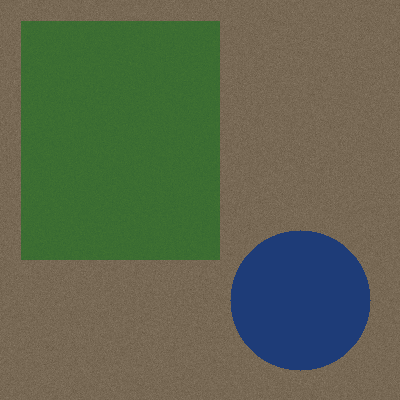
#> input picture sample_images/village_t1_rgb.png, 400 x 400 px
$ python water_detection.py
#> lines starting #> are read from the running program, lines starting #| are printed output that depends on the picture; after the words box and inside, x2 and y2 are one past the last pixel; in counts of white or black regions, pixels touching at a corner belong together
"""
src/water_detection.py
------------------------
GramDarpan - Image Analysis Module: Water Resource Agent

Computes NDWI (Normalized Difference Water Index) from Green + NIR bands
to detect and quantify water body extent (ponds, canals, reservoirs).

    NDWI = (Green - NIR) / (Green + NIR)

NDWI > 0.2 is typically classified as water. This is the standard
remote-sensing technique (McFeeters, 1996) used for satellite-based
water body mapping and level monitoring.

Usage:
    from src.water_detection import analyze_water
    result = analyze_water(rgb_path, nir_path, out_dir)
"""

import numpy as np
from PIL import Image
import matplotlib.pyplot as plt
import os
import json

WATER_THRESHOLD = 0.2


def _load_band(path, as_gray=False):
    img = Image.open(path)
    if as_gray:
        img = img.convert("L")
    return np.array(img).astype(np.float32)


def compute_ndwi(green_band, nir_band):
    denom = (green_band + nir_band)
    denom[denom == 0] = 1e-6
    ndwi = (green_band - nir_band) / denom
    return np.clip(ndwi, -1, 1)


def analyze_water(rgb_path, nir_path, out_dir, label="scene"):
    """
    Full water-body detection pipeline:
      1. Load RGB (for Green band) + NIR band images
      2. Compute NDWI raster
      3. Threshold to get a binary water mask
      4. Estimate water body area (% of frame)
      5. Save visualization
      6. Return structured report
    """
#> called with rgb_path = 'sample_images/village_t1_rgb.png', nir_path = 'sample_images/village_t1_nir.png', out_dir = 'output', label = 'village_t1'
    os.makedirs(out_dir, exist_ok=True)

    rgb = _load_band(rgb_path)
#> in _load_band, img is the input picture: PIL image 400x400 RGB; mean R, G, B 93, 101.7, 77.6
    green_band = rgb[:, :, 1]
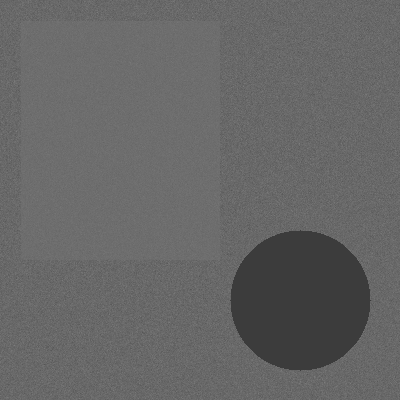
#> green_band: shape (400, 400) float32; min 60, max 125, mean 101.7
    nir_band = _load_band(nir_path, as_gray=True)
#> call 2 of _load_band, with path = 'sample_images/village_t1_nir.png', as_gray = True
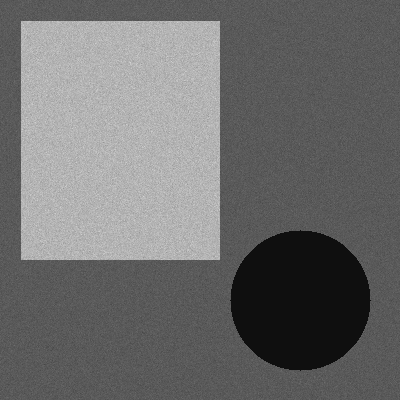
#> input picture sample_images/village_t1_nir.png, 400 x 400 px
#> in _load_band, img is the input picture: PIL image 400x400 L; min 15, max 213, mean 109.1

    ndwi = compute_ndwi(green_band, nir_band)
#> in compute_ndwi, `denom = (green_band + nir_band)`:
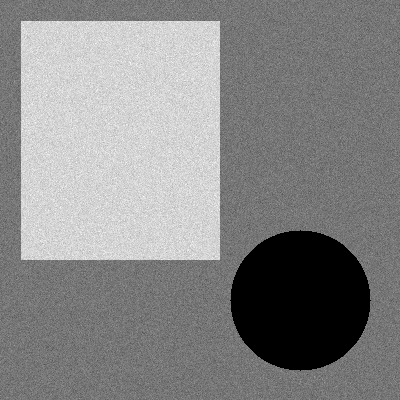
#> denom: shape (400, 400) float32; min 75, max 332, mean 210.8; drawn with min black and max white
#> in compute_ndwi, `ndwi = (green_band - nir_band) / denom`:
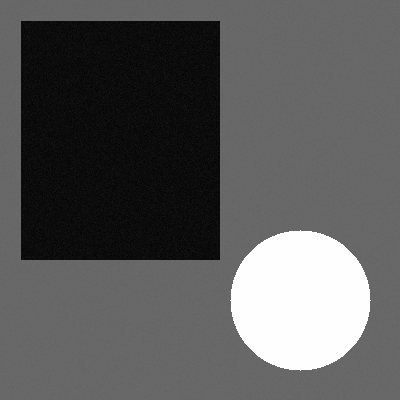
#> ndwi: shape (400, 400) float32; min -0.283, max 0.6, mean 0.0328; drawn with min black and max white
    water_mask = ndwi > WATER_THRESHOLD
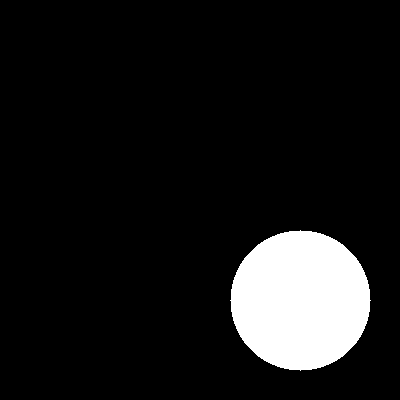
#> water_mask: shape (400, 400) bool; 9.6% white; 1 white region, box (x1, y1, x2, y2) and area: (230, 230, 371, 371) 15373
    water_pixels = int(np.sum(water_mask))
#> water_pixels = 15373
    total_pixels = ndwi.size
#> total_pixels = 160000
    water_percent = round(100 * water_pixels / total_pixels, 2)
#> water_percent = 9.61

    status = "Normal"
    if water_percent < 2:
        status = "Critical - Very Low / Dried"
    elif water_percent < 4:
        status = "Low - Alert"

    heatmap_path = os.path.join(out_dir, f"{label}_ndwi_mask.png")
    fig, axes = plt.subplots(1, 2, figsize=(10, 5))
    axes[0].imshow(ndwi, cmap="Blues", vmin=-1, vmax=1)
    axes[0].set_title(f"NDWI Index — {label}")
    axes[0].axis("off")

    axes[1].imshow(water_mask, cmap="Blues")
    axes[1].set_title(f"Detected Water Mask\n{water_percent}% of frame | {status}")
    axes[1].axis("off")

    plt.tight_layout()
    plt.savefig(heatmap_path, dpi=130)
    plt.close()

    report = {
        "label": label,
        "water_area_percent": water_percent,
        "status": status,
        "mask_path": heatmap_path
    }
    return report


if __name__ == "__main__":
    base = os.path.dirname(os.path.dirname(__file__))
    rgb_path = os.path.join(base, "sample_images", "village_t1_rgb.png")
    nir_path = os.path.join(base, "sample_images", "village_t1_nir.png")
    out_dir = os.path.join(base, "output")

    report = analyze_water(rgb_path, nir_path, out_dir, label="village_t1")
#> report = 4 items
    print(json.dumps(report, indent=2))
#| {
#|   "label": "village_t1",
#|   "water_area_percent": 9.61,
#|   "status": "Normal",
#|   "mask_path": "output/village_t1_ndwi_mask.png"
#| }
